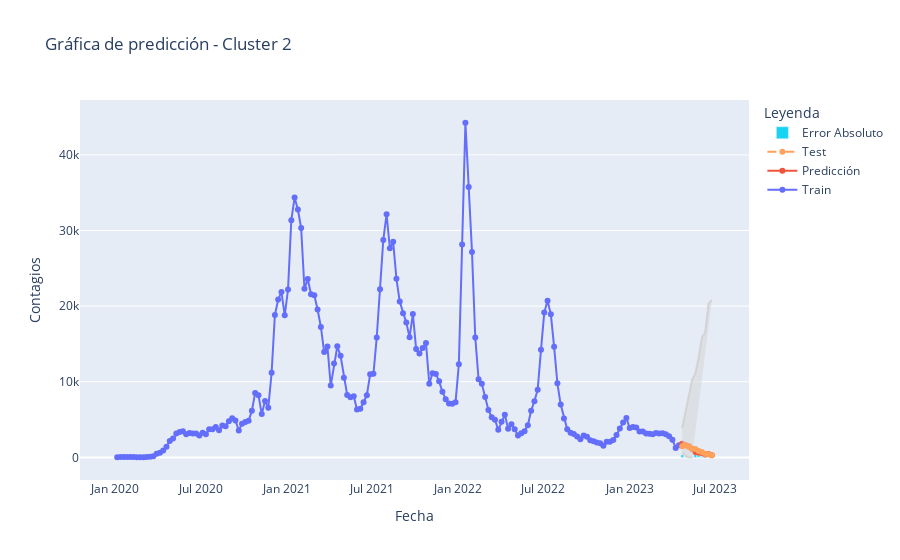

Notebook code cell kept with this figure:
### Markdown cell above
-------------------------------------------------------------------------------------------------------
### Cluster 2

### Code cell
ruta_csv = 'clusterSemanal.csv'
cluster_id = 2
n_preds = 10

# (p,d,q), (P,D,Q,S)
params_ARIMA = (1, 2, 4)
params_estacional = (1, 1, 1, 30)
df = cargar_datos_cluster(ruta_csv, cluster_id)
train_data, test_data, lambda_ = preparar_datos(df, n_preds)
results = ajustar_modelo_sarima(train_data, params_ARIMA, params_estacional)
prediccion, pred_intervalo_conf = realizar_predicciones(results, n_preds, test_data, lambda_)
visualizar_resultados(df, prediccion, pred_intervalo_conf, test_data, cluster_id)

### Figure 1 — Plotly figure (JSON) as saved in the notebook; plotly's stock layout.template omitted (floating-point values rounded to 4 significant figures; data arrays with more than 128 entries replaced by an {"elided": "..."} marker saying what was removed)
{"data": [{"mode": "lines+markers", "name": "Train", "type": "scatter", "x": {"elided": "172 str values"}, "y": {"elided": "172 int values"}}, {"mode": "lines+markers", "name": "Predicción", "type": "scatter", "x": ["2023-04-23T00:00:00", "2023-04-30T00:00:00", "2023-05-07T00:00:00", "2023-05-14T00:00:00", "2023-05-21T00:00:00", "2023-05-28T00:00:00", "2023-06-04T00:00:00", "2023-06-11T00:00:00", "2023-06-18T00:00:00", "2023-06-25T00:00:00"], "y": [1810.0, 1608.0, 1464.0, 1104.0, 728.4, 627.0, 598.2, 390.7, 439.8, 277.9]}, {"line": {"color": "lightgrey"}, "mode": "lines", "showlegend": false, "type": "scatter", "x": ["2023-04-23T00:00:00", "2023-04-30T00:00:00", "2023-05-07T00:00:00", "2023-05-14T00:00:00", "2023-05-21T00:00:00", "2023-05-28T00:00:00", "2023-06-04T00:00:00", "2023-06-11T00:00:00", "2023-06-18T00:00:00", "2023-06-25T00:00:00"], "y": [683.0, 178.0, 25.45, 0.00686, null, null, null, null, null, null]}, {"fill": "tonexty", "line": {"color": "lightgrey"}, "mode": "lines", "showlegend": false, "type": "scatter", "x": ["2023-04-23T00:00:00", "2023-04-30T00:00:00", "2023-05-07T00:00:00", "2023-05-14T00:00:00", "2023-05-21T00:00:00", "2023-05-28T00:00:00", "2023-06-04T00:00:00", "2023-06-11T00:00:00", "2023-06-18T00:00:00", "2023-06-25T00:00:00"], "y": [3833.0, 5928.0, 8484.0, 10250.0, 11080.0, 13180.0, 15880.0, 16510.0, 20300.0, 20790.0]}, {"line": {"dash": "dash"}, "mode": "lines+markers", "name": "Test", "type": "scatter", "x": ["2023-04-23T00:00:00", "2023-04-30T00:00:00", "2023-05-07T00:00:00", "2023-05-14T00:00:00", "2023-05-21T00:00:00", "2023-05-28T00:00:00", "2023-06-04T00:00:00", "2023-06-11T00:00:00", "2023-06-18T00:00:00", "2023-06-25T00:00:00"], "y": [1482, 1623, 1399, 1191, 1128, 834, 725, 441, 429, 278]}, {"name": "Error Absoluto", "type": "bar", "x": ["2023-04-23T00:00:00", "2023-04-30T00:00:00", "2023-05-07T00:00:00", "2023-05-14T00:00:00", "2023-05-21T00:00:00", "2023-05-28T00:00:00", "2023-06-04T00:00:00", "2023-06-11T00:00:00", "2023-06-18T00:00:00", "2023-06-25T00:00:00"], "y": [328.1, 15.01, 64.78, 87.08, 399.6, 207.0, 126.8, 50.34, 10.79, 0.07894]}], "layout": {"legend": {"title": {"text": "Leyenda"}}, "title": {"text": "Gráfica de predicción - Cluster 2"}, "xaxis": {"title": {"text": "Fecha"}}, "yaxis": {"title": {"text": "Contagios"}}}}
